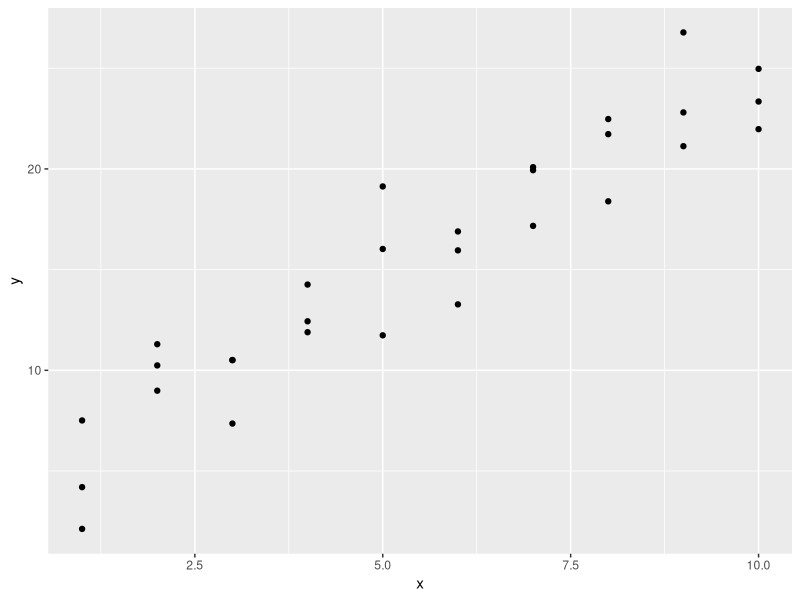
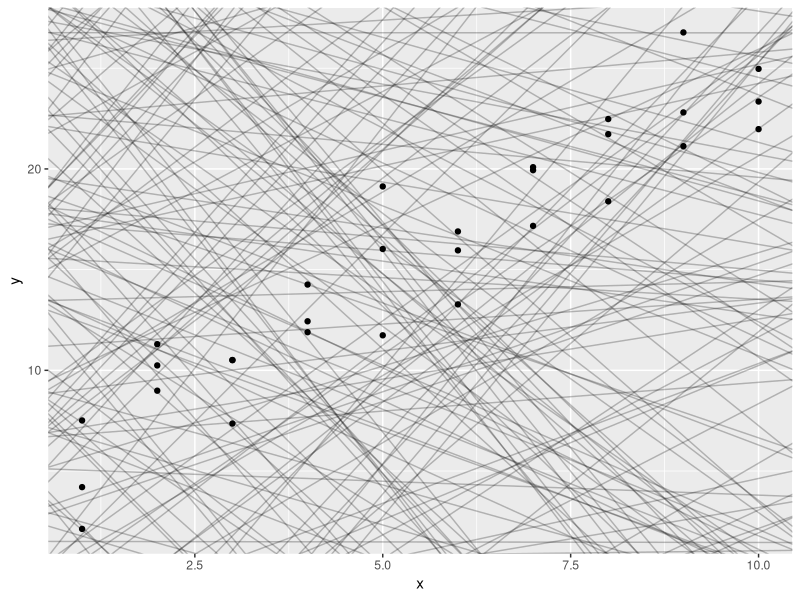
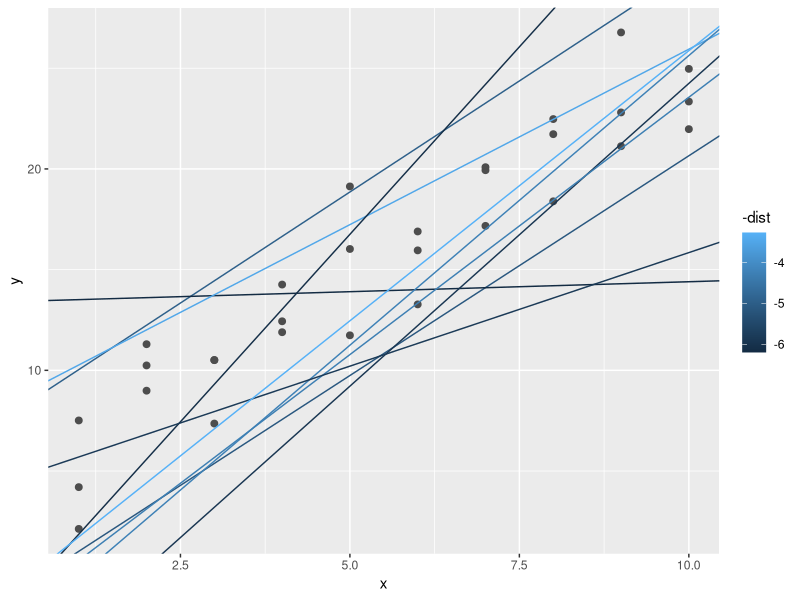
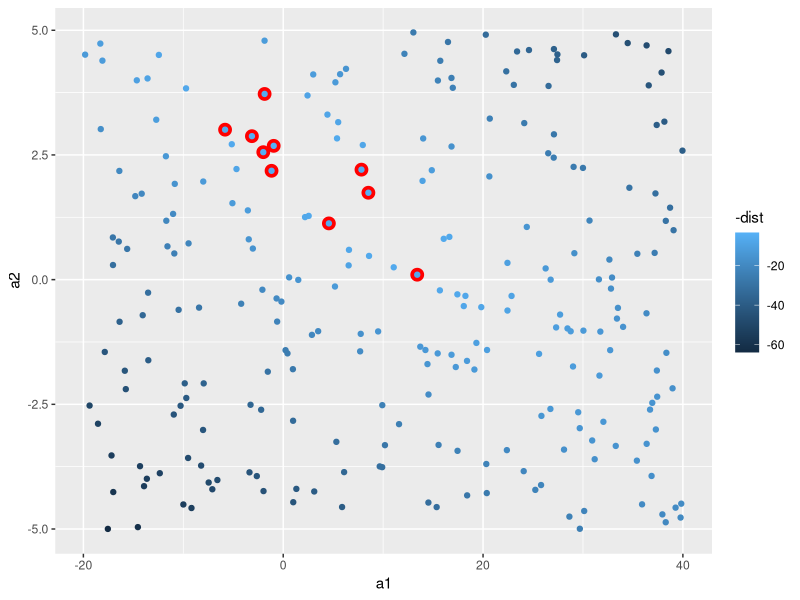
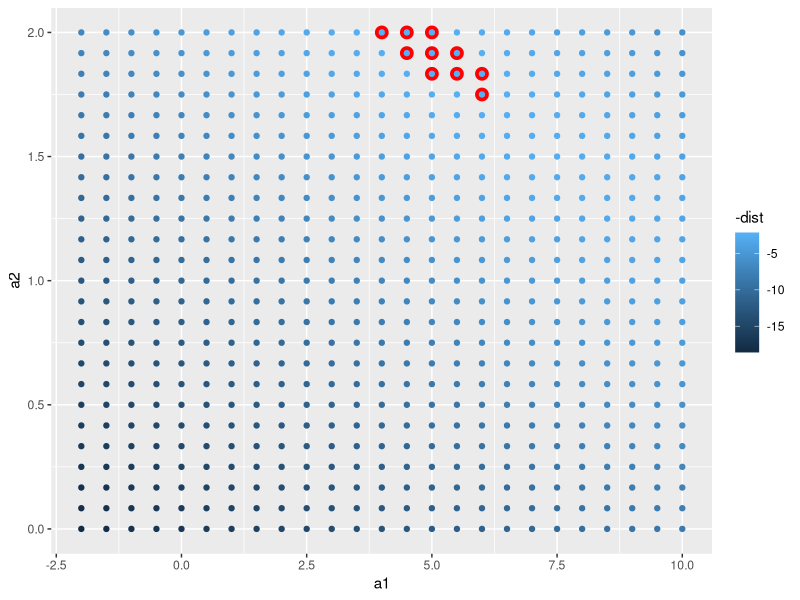
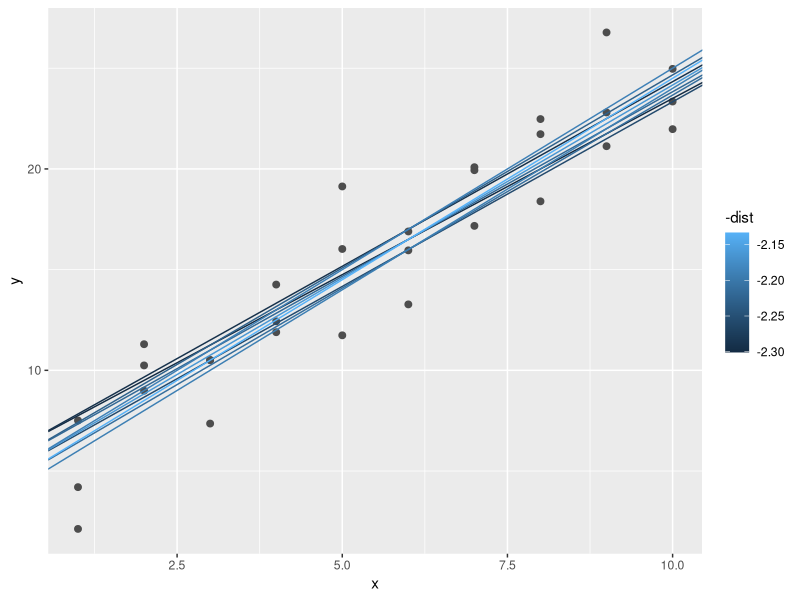
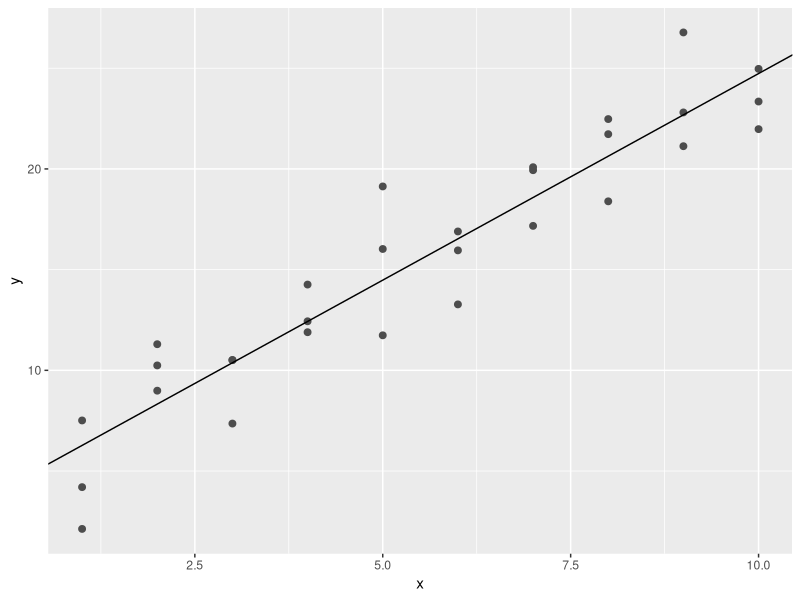
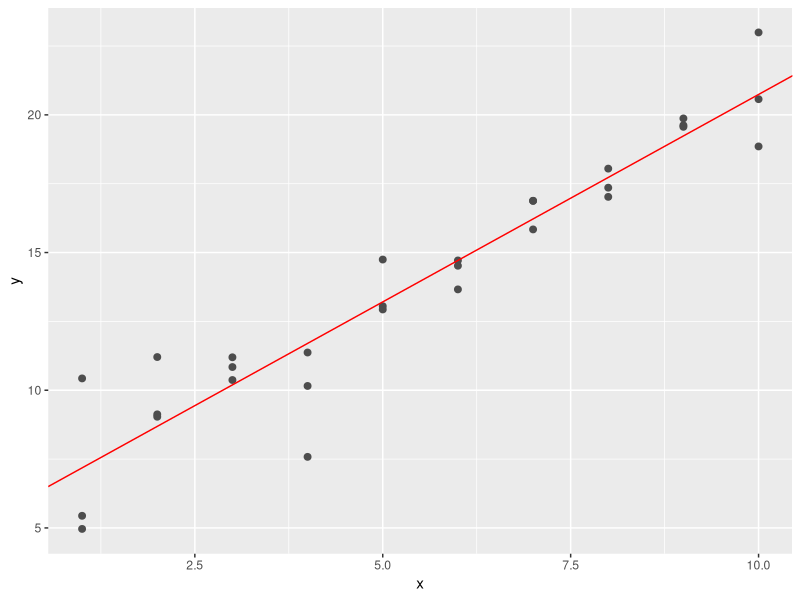

The R source for these figures, in order:
## ---- chunk 1
library(tidyverse)
library(splines)
library(modelr)
options(na.action = na.warn)
## ---- chunk 2
ggplot(sim1, aes(x, y)) +
  geom_point()
## ---- chunk 3
cor(sim1$x, sim1$y)
## ---- chunk 4
models <- tibble(
  a1 = runif(250, -20, 40),
  a2 = runif(250, -5, 5)
)

ggplot(sim1, aes(x, y)) + 
  geom_abline(
    aes(intercept = a1, slope = a2), 
    data = models, alpha = 1/4
  ) +
  geom_point()
## ---- chunk 5
model1 <- function(a, data) {
  a[1] + data$x * a[2]
}

model1(c(7, 1.5), sim1)
## ---- chunk 6
measure_distance <- function(mod, data) {
  diff <- data$y - model1(mod, data)
  sqrt(mean(diff ^ 2))
}
measure_distance(c(7, 1.5), sim1)
## ---- chunk 7
sim1_dist <- function(a1, a2) {
  measure_distance(c(a1, a2), sim1)
}

models <- models %>% 
  mutate(dist = purrr::map2_dbl(a1, a2, sim1_dist))
models
## ---- chunk 8
ggplot(sim1, aes(x, y)) + 
  geom_point(size = 2, color = "grey30") + 
  geom_abline(
    aes(intercept = a1, slope = a2, color = -dist), 
    data = filter(models, rank(dist) <= 10)
  )
## ---- chunk 9
ggplot(models, aes(a1, a2)) +
  geom_point(data = filter(models, rank(dist) <= 10), size = 4, colour = "red") +
  geom_point(aes(colour = -dist))
## ---- chunk 10
grid <- expand.grid(
  a1 = seq(-2, 10, length = 25),
  a2 = seq(0, 2, length = 25)
  ) %>% 
  mutate(dist = purrr::map2_dbl(a1, a2, sim1_dist))

grid %>% 
  ggplot(aes(a1, a2)) +
  geom_point(data = filter(grid, rank(dist) <= 10), size = 4, colour = "red") +
  geom_point(aes(colour = -dist)) 
## ---- chunk 11
ggplot(sim1, aes(x, y)) + 
  geom_point(size = 2, colour = "grey30") + 
  geom_abline(
    aes(intercept = a1, slope = a2, colour = -dist), 
    data = filter(grid, rank(dist) <= 10)
  )
## ---- chunk 12
sim1_mod <- lm(y ~ x, data = sim1)
coef(sim1_mod)
## ---- chunk 13
ggplot(sim1, aes(x, y)) + 
  geom_point(size = 2, colour = "grey30") + 
  geom_abline(intercept = coef(sim1_mod)[1], slope = coef(sim1_mod)[2])
## ---- chunk 14
sim1a <- tibble(
  x = rep(1:10, each = 3),
  y = x * 1.5 + 6 + rt(length(x), df = 2)
)
## ---- chunk 15
sim1a_mod <- lm(y ~ x, sim1a)

ggplot(sim1a, aes(x, y)) + 
  geom_point(size = 2, color = "grey30") + 
  geom_abline(intercept = coef(sim1a_mod)[1], slope = coef(sim1a_mod)[2], color = "red")
## ---- chunk 16
simt <- function(i) {
  tibble(
    x = rep(1:10, each = 3),
    y = x * 1.5 + 6 + rt(length(x), df = 2),
    id = i
  )
}

sims <- map_df(1:15, simt)

ggplot(sims, aes(x, y)) +
  geom_point() +
  geom_smooth(method = "lm", color = "red") +
  facet_wrap(~id, ncol = 5)
## ---- chunk 17
sim_norm <- function(i) {
  tibble(
    x = rep(1:10, each = 3),
    y = x * 1.5 + 6 + rnorm(length(x)),
    .id = i
  )
}

simdf_norm <- map_df(1:12, sim_norm)

ggplot(simdf_norm, aes(x = x, y = y)) +
  geom_point() +
  geom_smooth(method = "lm", colour = "red") +
  facet_wrap(~.id, ncol = 4)
## ---- chunk 18
tibble(
  x = seq(-5, 5, length.out = 100),
  normal = dnorm(x),
  student_t = dt(x, df = 2)
) %>%
  gather(distribution, density, -x) %>%
  ggplot(aes(x = x, y = density, color = distribution)) +
  geom_line()
## ---- chunk 19
pnorm(2, lower.tail = FALSE)
## ---- chunk 20
pt(2, df = 2, lower.tail = FALSE)
## ---- chunk 21
measure_distance <- function(mod, data) {
  diff <- data$y - model1(mod, data)
  mean(abs(diff))
}
## ---- chunk 22
make_prediction <- function(mod, data) {
  mod[1] + mod[2] * data$x
}
## ---- chunk 23
best <- optim(c(0, 0), measure_distance, data = sim1a)
best$par
## ---- chunk 24
measure_distance_ls <- function(mod, data) {
  diff <- data$y - (mod[1] + mod[2] * data$x)
  sqrt(mean(diff^2))
}

best <- optim(c(0, 0), measure_distance_ls, data = sim1a)
best$par
## ---- chunk 25
model3 <- function(a, data) {
  a[1] + data$x * a[2] + a[3]
}
## ---- chunk 26
measure_distance_3 <- function(a, data) {
  diff <- data$y - model3(a, data)
  sqrt(mean(diff^2))
}
## ---- chunk 27
best3a <- optim(c(0, 0, 0), measure_distance_3, data = sim1)
best3a$par

best3b <- optim(c(0, 0, 1), measure_distance_3, data = sim1)
best3b$par

best3c <- optim(c(0, 0, 5), measure_distance_3, data = sim1)
best3c$par
## ---- chunk 28
grid <- sim1 %>%
  data_grid(x)
## ---- chunk 29
grid <- grid %>%
  add_predictions(sim1_mod) # sim1_mod --- это модель
## ---- chunk 30
ggplot(sim1, aes(x)) +
  geom_point(aes(y = y)) +
  geom_line(aes(y = pred), data = grid, color = "red", size = 1)
## ---- chunk 31
sim1 <- sim1 %>%
  add_residuals(sim1_mod)
## ---- chunk 32
ggplot(sim1, aes(resid)) + 
  geom_freqpoly(binwidth = 0.5)
## ---- chunk 33
ggplot(sim1, aes(x, resid)) + 
  geom_ref_line(h = 0) +
  geom_point()
## ---- chunk 34
sim1_loess <- loess(y ~ x, data = sim1)
sim1_lm <- lm(y ~ x, data = sim1)
## ---- chunk 35
grid_loess <- sim1 %>%
  add_predictions(sim1_loess)
## ---- chunk 36
sim1 <- sim1 %>%
  add_residuals(sim1_lm) %>%
  add_predictions(sim1_lm) %>%
  add_residuals(sim1_loess, var = "resid_loess") %>%
  add_predictions(sim1_loess, var = "pred_loess")
## ---- chunk 37
ggplot(sim1, aes(x, y)) + 
  geom_point(size = 2, color = "grey30") + 
  geom_smooth(se = F, size = 2, color = "blue") +
  geom_line(aes(x, pred), data = grid_loess, color = "red") +
  geom_line(aes(y = pred), data = grid, color = "green")
## ---- chunk 38
ggplot(sim1, aes(x = x)) +
  geom_ref_line(h = 0) +
  geom_point(aes(y = resid)) +
  geom_point(aes(y = resid_loess), colour = "red")
## ---- chunk 39
sim1_mod <- lm(y ~ x, data = sim1)
grid <- sim1 %>%
  data_grid(x)
## ---- chunk 40
grid %>%
  add_predictions(sim1_mod, var = "pred_lm") %>%
  add_predictions(sim1_loess, var = "pred_loess")
## ---- chunk 41
grid %>%
  gather_predictions(sim1_mod, sim1_loess)
## ---- chunk 42
grid %>%
  spread_predictions(sim1_mod, sim1_loess)
## ---- chunk 43
grid %>%
  gather_predictions(sim1_mod, sim1_loess) %>%
  spread(model, pred)
## ---- chunk 44
sim1_mod <- lm(y ~ x, data = sim1)

sim1 <- sim1 %>%
  add_residuals(sim1_mod)

ggplot(sim1, aes(x = abs(resid))) +
  geom_freqpoly(binwidth = 0.5)
## ---- chunk 45
df <- tribble(
  ~y, ~x1, ~x2,
  4, 2, 5,
  5, 1, 6
)
model_matrix(df, y ~ x1)
## ---- chunk 46
model_matrix(df, y ~ x1 - 1)
## ---- chunk 47
model_matrix(df, y ~ x1 + x2)
## ---- chunk 48
df <- tribble(
  ~ sex, ~ response,
  "male", 1,
  "female", 2,
  "male", 1
)
model_matrix(df, response ~ sex)
## ---- chunk 49
ggplot(sim2) + 
  geom_point(aes(x, y))
## ---- chunk 50
mod2 <- lm(y ~ x, data = sim2)

grid <- sim2 %>% 
  data_grid(x) %>% 
  add_predictions(mod2)
grid
## ---- chunk 51
ggplot(sim2, aes(x)) + 
  geom_point(aes(y = y)) +
  geom_point(data = grid, aes(y = pred), colour = "red", size = 4)
## ---- chunk 52
ggplot(sim3, aes(x1, y)) +
  geom_point(aes(color = x2))
## ---- chunk 53
mod1 <- lm(y ~ x1 + x2, data = sim3)
mod2 <- lm(y ~ x1 * x2, data = sim3)
## ---- chunk 54
grid <- sim3 %>% 
  data_grid(x1, x2) %>% 
  gather_predictions(mod1, mod2)
## ---- chunk 55
ggplot(sim3, aes(x1, y, colour = x2)) + 
  geom_point() + 
  geom_line(data = grid, aes(y = pred)) + 
  facet_wrap(~ model)
## ---- chunk 56
sim3 <- sim3 %>% 
  gather_residuals(mod1, mod2)

ggplot(sim3, aes(x1, resid, colour = x2)) + 
  geom_point() + 
  facet_grid(model ~ x2)
## ---- chunk 57
mod1 <- lm(y ~ x1 + x2, data = sim4)
mod2 <- lm(y ~ x1 * x2, data = sim4)

grid <- sim4 %>% 
  data_grid(
    x1 = seq_range(x1, 5), 
    x2 = seq_range(x2, 5) 
  ) %>% 
  gather_predictions(mod1, mod2)
grid
## ---- chunk 58
seq_range(c(0.0123, 0.923423), n = 5)

seq_range(c(0.0123, 0.923423), n = 5, pretty = TRUE)
## ---- chunk 59
x1 <- rcauchy(100)
seq_range(x1, n = 5)

seq_range(x1, n = 5, trim = 0.10)

seq_range(x1, n = 5, trim = 0.25)

seq_range(x1, n = 5, trim = 0.50)
## ---- chunk 60
x2 <- c(0, 1)
seq_range(x2, n = 5)

seq_range(x2, n = 5, expand = 0.10)

seq_range(x2, n = 5, expand = 0.25)

seq_range(x2, n = 5, expand = 0.50)
## ---- chunk 61
ggplot(grid, aes(x1, x2)) + 
  geom_tile(aes(fill = pred)) + 
  facet_wrap(~ model)
## ---- chunk 62
ggplot(grid, aes(x1, pred, colour = x2, group = x2)) + 
  geom_line() +
  facet_wrap(~ model)
ggplot(grid, aes(x2, pred, colour = x1, group = x1)) + 
  geom_line() +
  facet_wrap(~ model)
## ---- chunk 63
df <- tribble(
  ~y, ~x,
   1,  1,
   2,  2, 
   3,  3
)
model_matrix(df, y ~ x^2 + x)

model_matrix(df, y ~ I(x^2) + x)
## ---- chunk 64
model_matrix(df, y ~ poly(x, 2))
## ---- chunk 65
model_matrix(df, y ~ ns(x, 2))
## ---- chunk 66
sim5 <- tibble(
  x = seq(0, 3.5 * pi, length = 50),
  y = 4 * sin(x) + rnorm(length(x))
)

ggplot(sim5, aes(x, y)) +
  geom_point()
## ---- chunk 67
mod1 <- lm(y ~ ns(x, 1), data = sim5)
mod2 <- lm(y ~ ns(x, 2), data = sim5)
mod3 <- lm(y ~ ns(x, 3), data = sim5)
mod4 <- lm(y ~ ns(x, 4), data = sim5)
mod5 <- lm(y ~ ns(x, 5), data = sim5)

grid <- sim5 %>% 
  data_grid(x = seq_range(x, n = 50, expand = 0.1)) %>% 
  gather_predictions(mod1, mod2, mod3, mod4, mod5, .pred = "y")

ggplot(sim5, aes(x, y)) + 
  geom_point() +
  geom_line(data = grid, colour = "red") +
  facet_wrap(~ model)
## ---- chunk 68
grid2 <- sim5 %>% 
  data_grid(x = seq_range(x, n = 50, expand = 0.1))

sim5 <- sim5 %>% 
  gather_residuals(mod1, mod2, mod3, mod4, mod5)

ggplot(sim5, aes(x, resid, color = model)) + 
  geom_point() + 
  facet_grid(model ~ .)
## ---- chunk 69
mod2a <- lm(y ~ x - 1, data = sim2)

mod2 <- lm(y ~ x, data = sim2)
## ---- chunk 70
grid <- sim2 %>%
  data_grid(x) %>%
  spread_predictions(mod2, mod2a)
grid
## ---- chunk 71
x3 <- model_matrix(y ~ x1 * x2, data = sim3)
x3
## ---- chunk 72
all(x3[["x1:x2b"]] == (x3[["x1"]] * x3[["x2b"]]))
## ---- chunk 73
x4 <- model_matrix(y ~ x1 * x2, data = sim4)
x4
## ---- chunk 74
mod1 <- lm(y ~ x1 + x2, data = sim3)
mod2 <- lm(y ~ x1 * x2, data = sim3)
## ---- chunk 75
levels(sim3$x2)
## ---- chunk 76
model_matrix_mod1 <- function(.data) {
  mutate(.data,
    x2b = as.numeric(x2 == "b"),
    x2c = as.numeric(x2 == "c"),
    x2d = as.numeric(x2 == "d"),
    `(Intercept)` = 1
  ) %>%
    select(`(Intercept)`, x1, x2b, x2c, x2d)
}

model_matrix_mod1(sim3)
## ---- chunk 77
model_matrix_mod1b <- function(.data) {
  # уровни x2
  lvls <- levels(.data$x2)
  # отбросим первый уровень
  # this assumes that there are at least two levels
  lvls <- lvls[2:length(lvls)]
  # create an indicator variable for each level of x2
  for (lvl in lvls) {
    # new column name x2 + level name
    varname <- str_c("x2", lvl)
    # add indicator variable for lvl
    .data[[varname]] <- as.numeric(.data$x2 == lvl)
  }
  # generate the list of variables to keep
  x2_variables <- str_c("x2", lvls)
  # Add an intercept
  .data[["(Intercept)"]] <- 1
  # keep x1 and x2 indicator variables
  select(.data, `(Intercept)`, x1, one_of(x2_variables))
}

model_matrix_mod1b(sim3)

## ---- chunk 78
model_matrix_mod2 <- function(.data) {
  mutate(.data,
    `(Intercept)` = 1,
    x2b = as.numeric(x2 == "b"),
    x2c = as.numeric(x2 == "c"),
    x2d = as.numeric(x2 == "d"),
    `x1:x2b` = x1 * x2b,
    `x1:x2c` = x1 * x2c,
    `x1:x2d` = x1 * x2d
  ) %>%
    select(`(Intercept)`, x1, x2b, x2c, x2d, `x1:x2b`, `x1:x2c`, `x1:x2d`)
}

model_matrix_mod2(sim3)
## ---- chunk 79
model_matrix_mod2b <- function(.data) {
  # get dataset with x1 and x2 indicator variables
  out <- model_matrix_mod1b(.data)
  # get names of the x2 indicator columns
  x2cols <- str_subset(colnames(out), "^x2")
  # create interactions between x1 and the x2 indicator columns
  for (varname in x2cols) {
    # name of the interaction variable
    newvar <- str_c("x1:", varname)
    out[[newvar]] <- out$x1 * out[[varname]]
  }
  out
}

model_matrix_mod2b(sim3)
## ---- chunk 80
mod1 <- lm(y ~ x1 + x2, data = sim4)
mod2 <- lm(y ~ x1 * x2, data = sim4)
## ---- chunk 81
sim4_mods <- gather_residuals(sim4, mod1, mod2)
## ---- chunk 82
ggplot(sim4_mods, aes(x = resid, colour = model)) +
  geom_freqpoly(binwidth = 0.5) +
  geom_rug()
## ---- chunk 83
ggplot(sim4_mods, aes(x = abs(resid), colour = model)) +
  geom_freqpoly(binwidth = 0.5) +
  geom_rug()
## ---- chunk 84
sim4_mods %>%
  group_by(model) %>%
  summarise(resid = sd(resid))
## ---- chunk 85
options(na.action = na.warn)
## ---- chunk 86
df <- tribble(
  ~x, ~y,
  1, 2.2,
  2, NA,
  3, 3.5,
  4, 8.3,
  NA, 10
)

mod <- lm(y ~ x, data = df)
## ---- chunk 87
options(na.action = na.exclude)
## ---- chunk 88
mod <- lm(y ~ x, data = df, na.action = na.exclude)
## ---- chunk 89
nobs(mod)
